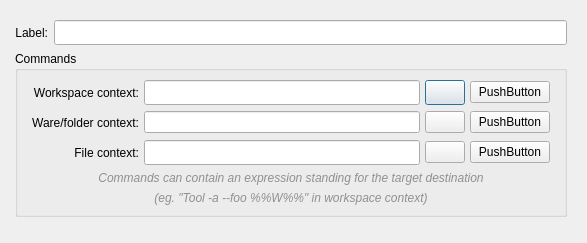
<?xml version="1.0" encoding="UTF-8"?>
<ui version="4.0">
 <class>EditExtToolDialog</class>
 <widget class="QDialog" name="EditExtToolDialog">
  <property name="geometry">
   <rect>
    <x>0</x>
    <y>0</y>
    <width>587</width>
    <height>223</height>
   </rect>
  </property>
  <property name="sizePolicy">
   <sizepolicy hsizetype="MinimumExpanding" vsizetype="Preferred">
    <horstretch>0</horstretch>
    <verstretch>0</verstretch>
   </sizepolicy>
  </property>
  <property name="minimumSize">
   <size>
    <width>400</width>
    <height>0</height>
   </size>
  </property>
  <property name="maximumSize">
   <size>
    <width>16777215</width>
    <height>223</height>
   </size>
  </property>
  <property name="windowTitle">
   <string notr="true"/>
  </property>
  <property name="modal">
   <bool>true</bool>
  </property>
  <layout class="QVBoxLayout" name="verticalLayout">
   <property name="leftMargin">
    <number>6</number>
   </property>
   <item>
    <layout class="QVBoxLayout" name="verticalLayout_4">
     <property name="leftMargin">
      <number>9</number>
     </property>
     <property name="topMargin">
      <number>9</number>
     </property>
     <property name="rightMargin">
      <number>9</number>
     </property>
     <property name="bottomMargin">
      <number>9</number>
     </property>
     <item>
      <layout class="QHBoxLayout" name="horizontalLayout">
       <item>
        <widget class="QLabel" name="label">
         <property name="sizePolicy">
          <sizepolicy hsizetype="Preferred" vsizetype="Expanding">
           <horstretch>0</horstretch>
           <verstretch>0</verstretch>
          </sizepolicy>
         </property>
         <property name="text">
          <string>Label:</string>
         </property>
         <property name="alignment">
          <set>Qt::AlignRight|Qt::AlignTrailing|Qt::AlignVCenter</set>
         </property>
        </widget>
       </item>
       <item>
        <widget class="QLineEdit" name="NameEdit">
         <property name="sizePolicy">
          <sizepolicy hsizetype="MinimumExpanding" vsizetype="Preferred">
           <horstretch>0</horstretch>
           <verstretch>0</verstretch>
          </sizepolicy>
         </property>
         <property name="minimumSize">
          <size>
           <width>250</width>
           <height>25</height>
          </size>
         </property>
         <property name="maximumSize">
          <size>
           <width>16777215</width>
           <height>25</height>
          </size>
         </property>
        </widget>
       </item>
      </layout>
     </item>
     <item>
      <widget class="QGroupBox" name="Commands">
       <property name="title">
        <string>Commands</string>
       </property>
       <layout class="QVBoxLayout" name="verticalLayout_3">
        <item>
         <layout class="QGridLayout" name="gridLayout">
          <property name="sizeConstraint">
           <enum>QLayout::SetDefaultConstraint</enum>
          </property>
          <property name="leftMargin">
           <number>5</number>
          </property>
          <property name="rightMargin">
           <number>5</number>
          </property>
          <property name="spacing">
           <number>5</number>
          </property>
          <item row="3" column="0">
           <widget class="QLabel" name="label_5">
            <property name="sizePolicy">
             <sizepolicy hsizetype="Preferred" vsizetype="Expanding">
              <horstretch>0</horstretch>
              <verstretch>0</verstretch>
             </sizepolicy>
            </property>
            <property name="minimumSize">
             <size>
              <width>0</width>
              <height>25</height>
             </size>
            </property>
            <property name="maximumSize">
             <size>
              <width>16777215</width>
              <height>25</height>
             </size>
            </property>
            <property name="text">
             <string>Ware/folder context:</string>
            </property>
            <property name="alignment">
             <set>Qt::AlignRight|Qt::AlignTrailing|Qt::AlignVCenter</set>
            </property>
           </widget>
          </item>
          <item row="2" column="2">
           <widget class="QPushButton" name="AppWorkspaceButton">
            <property name="sizePolicy">
             <sizepolicy hsizetype="Minimum" vsizetype="Minimum">
              <horstretch>0</horstretch>
              <verstretch>0</verstretch>
             </sizepolicy>
            </property>
            <property name="sizeIncrement">
             <size>
              <width>0</width>
              <height>0</height>
             </size>
            </property>
            <property name="toolTip">
             <string/>
            </property>
            <property name="text">
             <string/>
            </property>
           </widget>
          </item>
          <item row="3" column="2">
           <widget class="QPushButton" name="AppWareButton">
            <property name="sizePolicy">
             <sizepolicy hsizetype="Fixed" vsizetype="Fixed">
              <horstretch>0</horstretch>
              <verstretch>0</verstretch>
             </sizepolicy>
            </property>
            <property name="toolTip">
             <string/>
            </property>
            <property name="text">
             <string/>
            </property>
           </widget>
          </item>
          <item row="4" column="2">
           <widget class="QPushButton" name="AppFileButton">
            <property name="sizePolicy">
             <sizepolicy hsizetype="Fixed" vsizetype="Fixed">
              <horstretch>0</horstretch>
              <verstretch>0</verstretch>
             </sizepolicy>
            </property>
            <property name="toolTip">
             <string/>
            </property>
            <property name="text">
             <string/>
            </property>
           </widget>
          </item>
          <item row="4" column="0">
           <widget class="QLabel" name="label_2">
            <property name="sizePolicy">
             <sizepolicy hsizetype="Preferred" vsizetype="Expanding">
              <horstretch>0</horstretch>
              <verstretch>0</verstretch>
             </sizepolicy>
            </property>
            <property name="minimumSize">
             <size>
              <width>0</width>
              <height>25</height>
             </size>
            </property>
            <property name="maximumSize">
             <size>
              <width>16777215</width>
              <height>25</height>
             </size>
            </property>
            <property name="text">
             <string>File context:</string>
            </property>
            <property name="alignment">
             <set>Qt::AlignRight|Qt::AlignTrailing|Qt::AlignVCenter</set>
            </property>
           </widget>
          </item>
          <item row="4" column="3">
           <widget class="QPushButton" name="FolderFileButton">
            <property name="text">
             <string>PushButton</string>
            </property>
           </widget>
          </item>
          <item row="3" column="3">
           <widget class="QPushButton" name="FolderWareButton">
            <property name="text">
             <string>PushButton</string>
            </property>
           </widget>
          </item>
          <item row="2" column="0">
           <widget class="QLabel" name="label_4">
            <property name="sizePolicy">
             <sizepolicy hsizetype="Preferred" vsizetype="Expanding">
              <horstretch>0</horstretch>
              <verstretch>0</verstretch>
             </sizepolicy>
            </property>
            <property name="minimumSize">
             <size>
              <width>0</width>
              <height>25</height>
             </size>
            </property>
            <property name="maximumSize">
             <size>
              <width>16777215</width>
              <height>25</height>
             </size>
            </property>
            <property name="text">
             <string>Workspace context:</string>
            </property>
            <property name="alignment">
             <set>Qt::AlignRight|Qt::AlignTrailing|Qt::AlignVCenter</set>
            </property>
           </widget>
          </item>
          <item row="2" column="3">
           <widget class="QPushButton" name="FolderWorkspaceButton">
            <property name="text">
             <string>PushButton</string>
            </property>
           </widget>
          </item>
          <item row="2" column="1">
           <widget class="openfluid::ui::common::FocusableLineEdit" name="WorkspaceCommandEdit">
            <property name="minimumSize">
             <size>
              <width>250</width>
              <height>25</height>
             </size>
            </property>
           </widget>
          </item>
          <item row="3" column="1">
           <widget class="openfluid::ui::common::FocusableLineEdit" name="WareCommandEdit">
            <property name="minimumSize">
             <size>
              <width>250</width>
              <height>20</height>
             </size>
            </property>
           </widget>
          </item>
          <item row="4" column="1">
           <widget class="openfluid::ui::common::FocusableLineEdit" name="FileCommandEdit">
            <property name="minimumSize">
             <size>
              <width>250</width>
              <height>25</height>
             </size>
            </property>
           </widget>
          </item>
         </layout>
        </item>
        <item>
         <widget class="QLabel" name="label_7">
          <property name="font">
           <font>
            <italic>true</italic>
           </font>
          </property>
          <property name="styleSheet">
           <string notr="true">color : #909090;</string>
          </property>
          <property name="text">
           <string>Commands can contain an expression standing for the target destination</string>
          </property>
          <property name="alignment">
           <set>Qt::AlignCenter</set>
          </property>
          <property name="wordWrap">
           <bool>false</bool>
          </property>
          <property name="margin">
           <number>0</number>
          </property>
         </widget>
        </item>
        <item>
         <widget class="QLabel" name="label_6">
          <property name="font">
           <font>
            <italic>true</italic>
           </font>
          </property>
          <property name="styleSheet">
           <string notr="true">color : #909090;</string>
          </property>
          <property name="text">
           <string>(eg. &quot;Tool -a --foo %%W%%&quot; in workspace context)</string>
          </property>
          <property name="alignment">
           <set>Qt::AlignCenter</set>
          </property>
          <property name="wordWrap">
           <bool>false</bool>
          </property>
          <property name="margin">
           <number>0</number>
          </property>
         </widget>
        </item>
       </layout>
      </widget>
     </item>
    </layout>
   </item>
   <item>
    <widget class="QWidget" name="widget" native="true">
     <layout class="QVBoxLayout" name="verticalLayout_2">
      <property name="spacing">
       <number>0</number>
      </property>
      <property name="leftMargin">
       <number>0</number>
      </property>
      <property name="topMargin">
       <number>0</number>
      </property>
      <property name="rightMargin">
       <number>0</number>
      </property>
      <property name="bottomMargin">
       <number>0</number>
      </property>
     </layout>
    </widget>
   </item>
  </layout>
 </widget>
 <customwidgets>
  <customwidget>
   <class>openfluid::ui::common::FocusableLineEdit</class>
   <extends>QLineEdit</extends>
   <header location="global">openfluid/ui/common/FocusableLineEdit.hpp</header>
  </customwidget>
 </customwidgets>
 <resources/>
 <connections/>
</ui>
